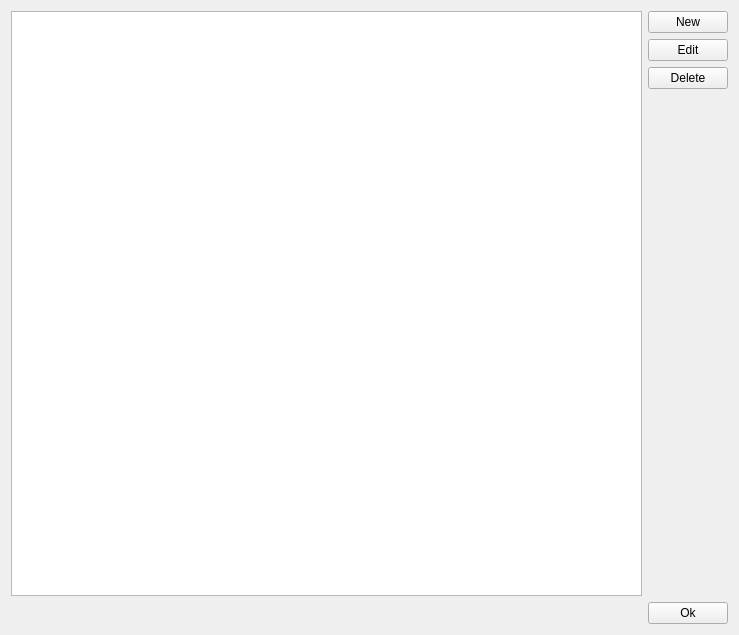
<?xml version="1.0" encoding="UTF-8"?>
<ui version="4.0">
 <class>GenericLisviewItemManager</class>
 <widget class="QWidget" name="GenericLisviewItemManager">
  <property name="geometry">
   <rect>
    <x>0</x>
    <y>0</y>
    <width>739</width>
    <height>635</height>
   </rect>
  </property>
  <property name="windowTitle">
   <string>Driver Manager</string>
  </property>
  <property name="windowIcon">
   <iconset resource="resources.qrc">
    <normaloff>:/resources_data/app_icon/database_drivers.svg</normaloff>:/resources_data/app_icon/database_drivers.svg</iconset>
  </property>
  <layout class="QVBoxLayout" name="verticalLayout_3">
   <item>
    <layout class="QHBoxLayout" name="widgetHorizontalLayout">
     <item>
      <widget class="QListView" name="listView"/>
     </item>
     <item>
      <layout class="QVBoxLayout" name="buttonsVerticalLayout">
       <item>
        <widget class="QPushButton" name="newButton">
         <property name="text">
          <string>New</string>
         </property>
        </widget>
       </item>
       <item>
        <widget class="QPushButton" name="editButton">
         <property name="text">
          <string>Edit</string>
         </property>
        </widget>
       </item>
       <item>
        <widget class="QPushButton" name="deleteButton">
         <property name="text">
          <string>Delete</string>
         </property>
        </widget>
       </item>
       <item>
        <spacer name="verticalSpacer">
         <property name="orientation">
          <enum>Qt::Vertical</enum>
         </property>
         <property name="sizeHint" stdset="0">
          <size>
           <width>20</width>
           <height>40</height>
          </size>
         </property>
        </spacer>
       </item>
      </layout>
     </item>
    </layout>
   </item>
   <item>
    <layout class="QHBoxLayout" name="bottomButtonsHorizontalLayout">
     <item>
      <spacer name="horizontalSpacer">
       <property name="orientation">
        <enum>Qt::Horizontal</enum>
       </property>
       <property name="sizeHint" stdset="0">
        <size>
         <width>40</width>
         <height>20</height>
        </size>
       </property>
      </spacer>
     </item>
     <item>
      <widget class="QPushButton" name="okButton">
       <property name="text">
        <string>Ok</string>
       </property>
      </widget>
     </item>
    </layout>
   </item>
  </layout>
 </widget>
 <resources>
  <include location="resources.qrc"/>
 </resources>
 <connections/>
</ui>
